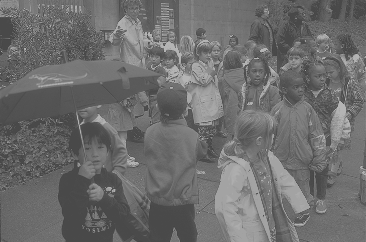
%> input picture Lab10a/narrow.tif, 366 x 242 px
$ octave Lab10a_Step3_2.m   (GNU Octave 9; MATLAB toolbox functions it lacks are replaced by stand-ins)
%> lines starting %> are read from the running program, lines starting %| are printed output that depends on the picture
### Lab10a/calcY.m
function [output] = calcY(x,T1,T2)
%UNTITLED6 Summary of this function goes here
%   Detailed explanation goes here
%y=255/(T2-T1)*T

output=(255/(T2-T1))*(x-T1);
end

### Lab10a/pointTrans.m
function [output] = pointTrans(input,T1,T2)
%UNTITLED5 Summary of this function goes here
%   Detailed explanation goes here
%linear equation
%y=255/(T2-T1)*(input-T1)

output=zeros(1,length(input));

for i=1:length(input)
    if input(i) <= T1
        output(i)=0;
    elseif input(i) >=T2
        output(i)=255;
    else
        output(i)=calcY(input(i),T1,T2);
    end
end

### Lab10a/Lab10a_Step3_2.m
A=imread('narrow.tif');
%> A is the input picture: size 242x366 uint8; min 70, max 180, mean 108.6

B=double(A);
figure(1);
image(B);
colormap(gray(256));
axis('image');
title('Original Image')

sz=size(B);
%> sz = [242 366]
row_vec=sz(1)*sz(2);
%> row_vec = 88572
x=reshape(B,1,row_vec);
figure(2)
hist(x,0:255);
title('Original Histogram of ''narrow.tif''')
ylabel('Number of Pixels')
xlabel('Pixel Intensity')
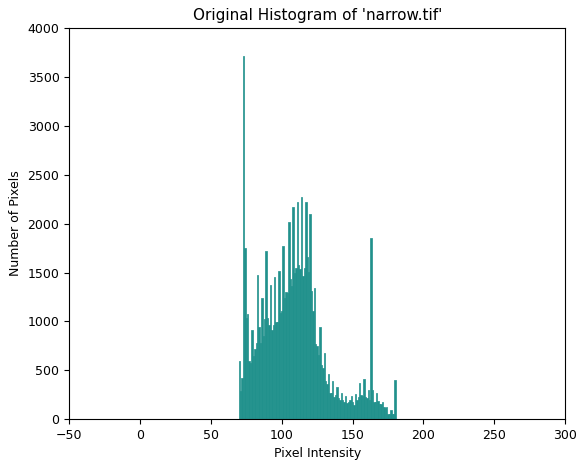
%> figure redrawn from the program's plot data; tallest bar 3712 high, from x = 72.5 to 73.5

figure(3)
output=pointTrans(x,70,180);
%> the loop in pointTrans, `for i=1:length(input)` made 88572 passes
%> output in calcY on passes 1 to 3: 55.64, 155.3, 173.9
hist(output,0:255);
title('Transformed Histogram of ''house.tif''')
ylabel('Number of Pixels')
xlabel('Pixel Intensity')
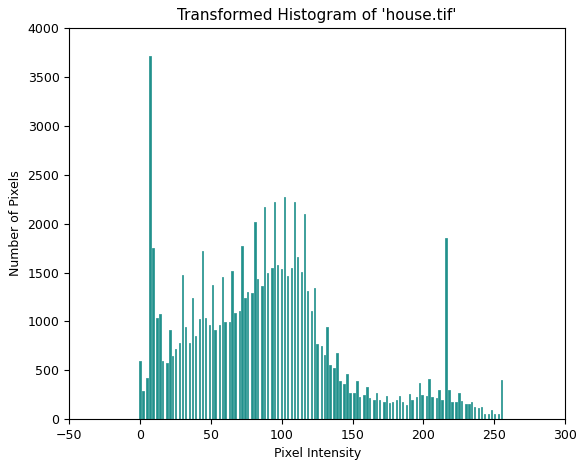
%> figure redrawn from the program's plot data; tallest bar 3712 high, from x = 6.5 to 7.5

figure(4)
B_new=reshape(output,sz);
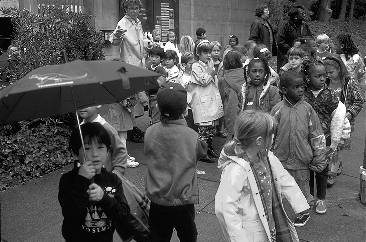
%> B_new: size 242x366 double; min 0, max 255, mean 89.6
image(B_new);
colormap(gray(256));
axis('image');
title('Transformed Image')

$ run again, with Lab10a/house.tif copied over Lab10a/narrow.tif
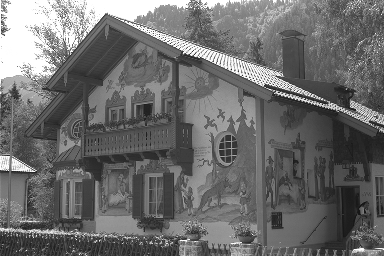
%> input picture Lab10a/house.tif, 384 x 256 px
%> A is the input picture: size 256x384 uint8; min 18, max 255, mean 108.5
%> `xlabel('Pixel Intensity')`:
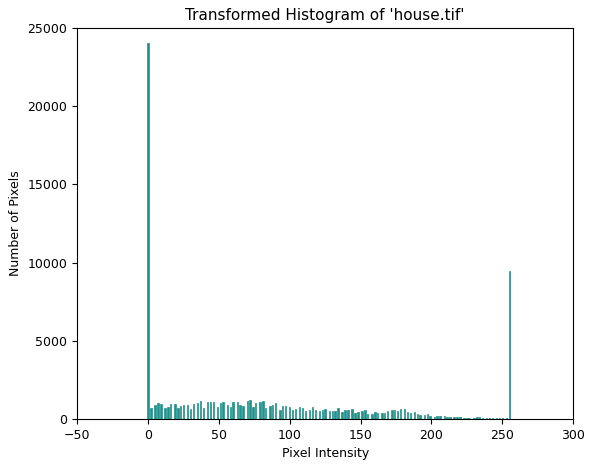
%> figure redrawn from the program's plot data; tallest bar 24059 high, from x = -0.5 to 0.5
%> `B_new=reshape(output,sz);`:
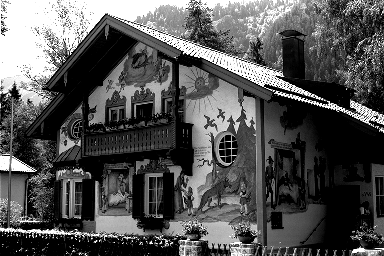
%> B_new: size 256x384 double; min 0, max 255, mean 84.4
